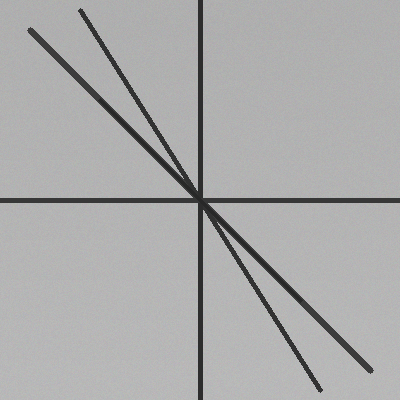
#> input picture defect_scratch.png, 400 x 400 px
$ python -i feature_extraction.py   (imports and definitions only)   (older library calls are emulated)
#> lines starting #> are read from the running program, lines starting #| are printed output that depends on the picture; after the words box and inside, x2 and y2 are one past the last pixel; in counts of white or black regions, pixels touching at a corner belong together
#> further down, picture is the input picture: shape (400, 400, 3); mean B, G, R 171.8, 171.8, 171.8
"""Image feature extraction for quantum vision defect detection."""

import cv2
import numpy as np


def extract_features(image: np.ndarray, n_patches: int = 4) -> dict:
    """
    Extract statistical and texture features from an image for quantum encoding.

    Returns a dict with normalized feature vector and diagnostic metadata.
    """
#> called with n_patches = 4
    gray = cv2.cvtColor(image, cv2.COLOR_BGR2GRAY)
    h, w = gray.shape
#> h = 400; w = 400

    # Global statistics
    mean_intensity = float(np.mean(gray))
#> mean_intensity = 171.8
    std_intensity = float(np.std(gray))
#> std_intensity = 29.72

    # Edge density via Canny
    edges = cv2.Canny(gray, 80, 180)
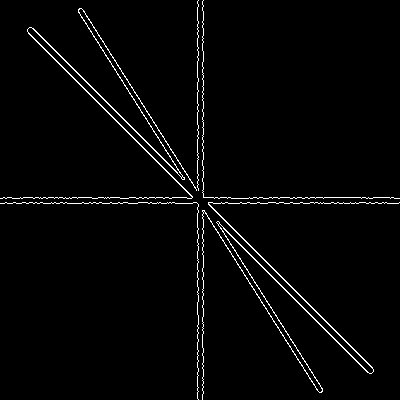
#> edges: shape (400, 400); 2.3% white in thin lines or dots
    edge_density = float(np.sum(edges > 0) / edges.size)
#> edge_density = 0.0232

    # Local variance (texture irregularity indicator)
    laplacian = cv2.Laplacian(gray, cv2.CV_64F)
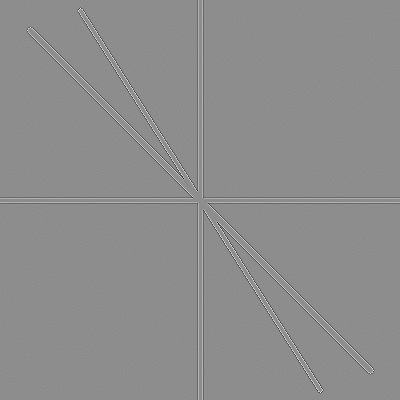
#> laplacian: shape (400, 400) float64; min -504, max 404, mean 0; drawn with min black and max white
    texture_variance = float(np.var(laplacian))
#> texture_variance = 1291.9

    # Patch-level anomaly scores
    patch_h, patch_w = max(h // n_patches, 1), max(w // n_patches, 1)
#> patch_h = 100; patch_w = 100
    patch_scores = []
    for i in range(n_patches):
        for j in range(n_patches):
            y1, y2 = i * patch_h, min((i + 1) * patch_h, h)
            x1, x2 = j * patch_w, min((j + 1) * patch_w, w)
            if y2 > y1 and x2 > x1:
                patch = gray[y1:y2, x1:x2]
                patch_edges = cv2.Canny(patch, 80, 180)
                score = float(np.sum(patch_edges > 0) / (patch_edges.size if patch_edges.size > 0 else 1))
                patch_scores.append(score)
            else:
                patch_scores.append(0.0)
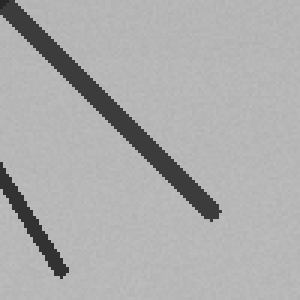
#> patch: shape (100, 100) (shown 3 times larger); min 40, max 188, mean 172.3
#> after the loop, patch_scores = [0.0358, 0.0253, 0.01, 0, 0.0107, 0.0735, 0.0194, 0.01, 0.01, 0.0194, 0.0727, 0.0107, 0, 0.01, 0.0252, 0.0366]

    patch_anomaly = float(np.std(patch_scores)) if patch_scores else 0.0
#> patch_anomaly = 0.0216
    max_patch_edge = float(np.max(patch_scores)) if patch_scores else 0.0
#> max_patch_edge = 0.0735

    # Contour irregularity
    contours, _ = cv2.findContours(edges, cv2.RETR_EXTERNAL, cv2.CHAIN_APPROX_SIMPLE)
#> contours = 5 contours, 3 with area under 20; largest, box (x1, y1, x2, y2) and area: (202, 202, 400, 400) 409, (0, 8, 197, 199) 406
    contour_count = len(contours)
#> contour_count = 5
    contour_complexity = 0.0
    if contours:
        areas = [cv2.contourArea(c) for c in contours if cv2.contourArea(c) > 50]
#> areas = [409, 406.5]
        if areas:
            contour_complexity = float(np.std(areas) / (np.mean(areas) + 1e-6))
#> contour_complexity = 0.00307

    # Normalize features to [0, 1] for quantum angle encoding
    feature_vector = np.array(
        [
            mean_intensity / 255.0,
            min(std_intensity / 80.0, 1.0),
            min(edge_density / 0.15, 1.0),
            min(texture_variance / 5000.0, 1.0),
            min(patch_anomaly / 0.08, 1.0),
            min(max_patch_edge / 0.2, 1.0),
            min(contour_complexity / 2.0, 1.0),
            min(contour_count / 50.0, 1.0),
        ],
        dtype=np.float64,
    )
#> feature_vector = [0.674, 0.372, 0.155, 0.258, 0.27, 0.367, 0.00153, 0.1]

    return {
        "feature_vector": feature_vector,
        "edges": edges,
        "gray": gray,
        "patch_scores": patch_scores,
        "metrics": {
            "mean_intensity": round(mean_intensity, 2),
            "std_intensity": round(std_intensity, 2),
            "edge_density": round(edge_density, 4),
            "texture_variance": round(texture_variance, 2),
            "patch_anomaly": round(patch_anomaly, 4),
            "max_patch_edge": round(max_patch_edge, 4),
            "contour_count": contour_count,
            "contour_complexity": round(contour_complexity, 4),
        },
    }


def create_defect_heatmap(image: np.ndarray, n_patches: int = 8) -> np.ndarray:
    """Generate a heatmap highlighting regions with high edge density."""
    gray = cv2.cvtColor(image, cv2.COLOR_BGR2GRAY)
    h, w = gray.shape
    heatmap = np.zeros((h, w), dtype=np.float32)

    patch_h, patch_w = max(h // n_patches, 1), max(w // n_patches, 1)
    for i in range(n_patches):
        for j in range(n_patches):
            y1, y2 = i * patch_h, min((i + 1) * patch_h, h)
            x1, x2 = j * patch_w, min((j + 1) * patch_w, w)
            if y2 > y1 and x2 > x1:
                patch = gray[y1:y2, x1:x2]
                edges = cv2.Canny(patch, 80, 180)
                score = np.sum(edges > 0) / (edges.size if edges.size > 0 else 1)
                heatmap[y1:y2, x1:x2] = score

    heatmap = cv2.normalize(heatmap, None, 0, 255, cv2.NORM_MINMAX).astype(np.uint8)
    colored = cv2.applyColorMap(heatmap, cv2.COLORMAP_JET)
    overlay = cv2.addWeighted(image, 0.6, colored, 0.4, 0)
    return overlay

>>> import cv2
>>> picture = cv2.imread('../defect_scratch.png')
>>> result = extract_features(picture)
#> result = 5 items

$ run again, on defect_texture.png
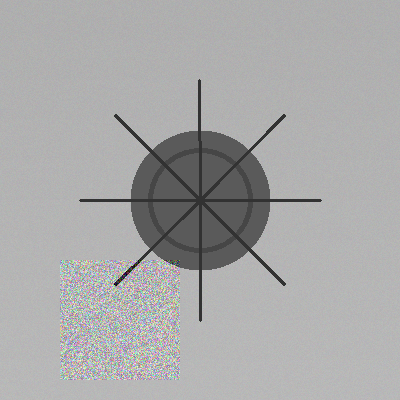
#> input picture defect_texture.png, 400 x 400 px
#> picture is the input picture: shape (400, 400, 3); mean B, G, R 168.8, 168.7, 168.7
#> mean_intensity = 168.7
#> std_intensity = 31.31
#> in extract_features, `edges = cv2.Canny(gray, 80, 180)`:
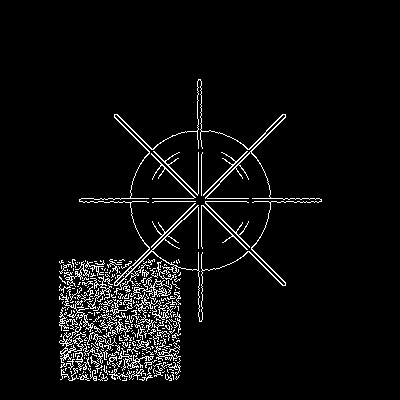
#> edges: shape (400, 400); 4.9% white in thin lines or dots, all inside (x1, y1, x2, y2) = (59, 79, 322, 381)
#> edge_density = 0.0489
#> texture_variance = 1479.6
#> after the loop in extract_features, `for i in range(n_patches):`:
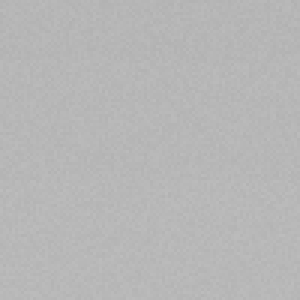
#> patch: shape (100, 100) (shown 3 times larger); min 177, max 188, mean 182.7
#> after the loop in extract_features, `for i in range(n_patches):`: patch_scores = [0, 0.0022, 0.002, 0, 0.002, 0.0677, 0.0678, 0.0021, 0.0594, 0.17, 0.0658, 0.0023, 0.117, 0.228, 0.0023, 0]
#> patch_anomaly = 0.0674
#> max_patch_edge = 0.228
#> contours = 288 contours, 269 with area under 20; largest, box (x1, y1, x2, y2) and area: (79, 79, 322, 322) 16962, (59, 319, 84, 370) 164, (130, 277, 172, 297) 110, (152, 300, 175, 320) 84, (156, 345, 181, 361) 66
#> contour_count = 288
#> areas = [62, 66, 164.5, 84, 62.5, 109.5, 60.5, 53.5, 16961.5]
#> contour_complexity = 2.71
#> feature_vector = [0.662, 0.391, 0.326, 0.296, 0.842, 1, 1, 1]
#> result = 5 items
